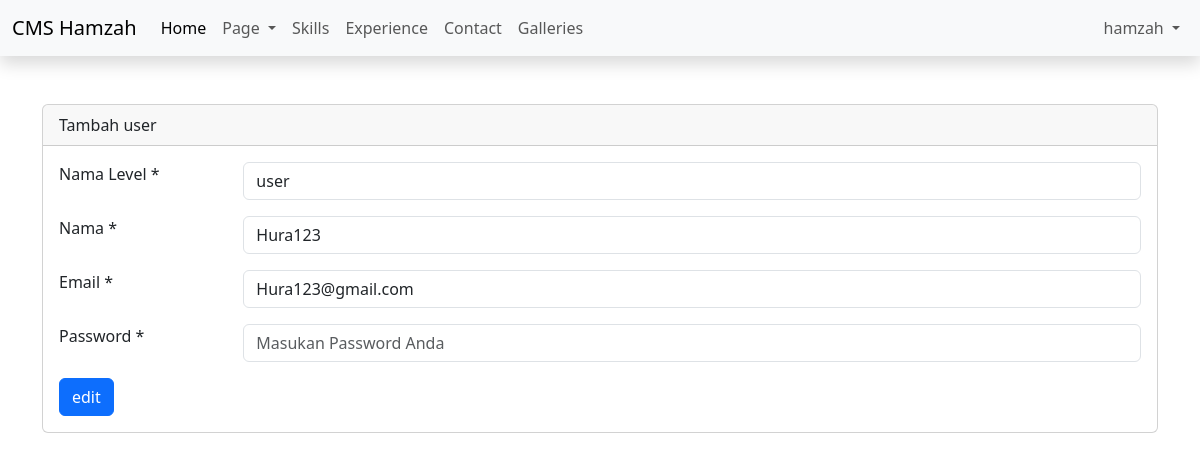
Screenshot of /admin/dashboard.php?page=tambah-user&edit=2 (signed in) with the database file from the repository.
### tables this page shows
CREATE TABLE `users` (
  `id` int(11) NOT NULL,
  `id_level` int(11) DEFAULT NULL,
  `name` varchar(50) NOT NULL,
  `email` varchar(50) NOT NULL,
  `password` varchar(100) NOT NULL,
  `create_at` timestamp NOT NULL DEFAULT current_timestamp(),
  `update_at` timestamp NULL DEFAULT NULL ON UPDATE current_timestamp()
);

CREATE TABLE `level` (
  `id` int(11) NOT NULL,
  `level` varchar(50) NOT NULL
);

### admin/content/tambah-user.php (the view, shortened to what this page needs)
<?php
include 'config/koneksi.php';
$header = isset($_GET['edit']) ? "edit" : "tambah";
$id_user = isset($_GET['edit']) ? $_GET['edit'] : "";
$queryedit = mysqli_query($config, "SELECT * FROM users WHERE id='$id_user'");
$rowedit = mysqli_fetch_assoc($queryedit);
$queryLevel = mysqli_query($config, "SELECT * FROM level ORDER BY id DESC");
$rowLevel = mysqli_fetch_all($queryLevel, MYSQLI_ASSOC);
?>
<form action="" method="post">
    <div class="mb-3 row">
        <div class="col-sm-2">
            <label for="">Nama Level *</label>
        </div>
        <div class="col-sm-10">
            <select name="id_level" class="form-control" id="">
                <?php foreach ($rowLevel as $level) : ?>
                    <option <?php echo isset($_GET['edit']) ? ($level['id'] == $rowedit['id_level']) ? 'selected' : '' : '' ?>
                        value="<?php echo $level['id'] ?>"><?php echo $level['level'] ?></option>
                <?php endforeach; ?>
            </select>
        </div>
    </div>
    <div class="mb-3 row">
        <div class="col-sm-2">
            <label for="">Nama *</label>
        </div>
        <div class="col-sm-10">
            <input required type="text" class="form-control" id="nama" name="name" placeholder="Masukan Nama Anda" value="<?= isset($_GET['edit']) ? $rowedit['name'] : "" ?>">
        </div>
    </div>
    <div class="mb-3 row">
        <div class="col-sm-2">
            <label for="">Email *</label>
        </div>
        <div class="col-sm-10">
            <input required type="email" class="form-control" id="email" name="email" placeholder="Masukan Email Anda" value="<?= isset($_GET['edit']) ? $rowedit['email'] : "" ?>">
        </div>
    </div>
    <div class="mb-3 row">
        <div class="col-sm-2">
            <label for="">Password *</label>
        </div>
        <div class="col-sm-10">
            <input required type="password" class="form-control" id="password" name="password" placeholder="Masukan Password Anda">
        </div>
    </div>
    <div class="col-sm-12">
        <button type="submit" class="btn btn-primary" name="<?= isset($_GET['edit']) ? 'edit' : 'simpan'; ?>"><?= $header ?></button>
    </div>
</form>

### rows the page displays
users: id_level "user", name "Hura123", email "Hura123@gmail.com"

### other values shown
$_nama "hamzah"
str_replace("-", " ", ucfirst($_GET['page'])) "Tambah user"
$header "edit"
